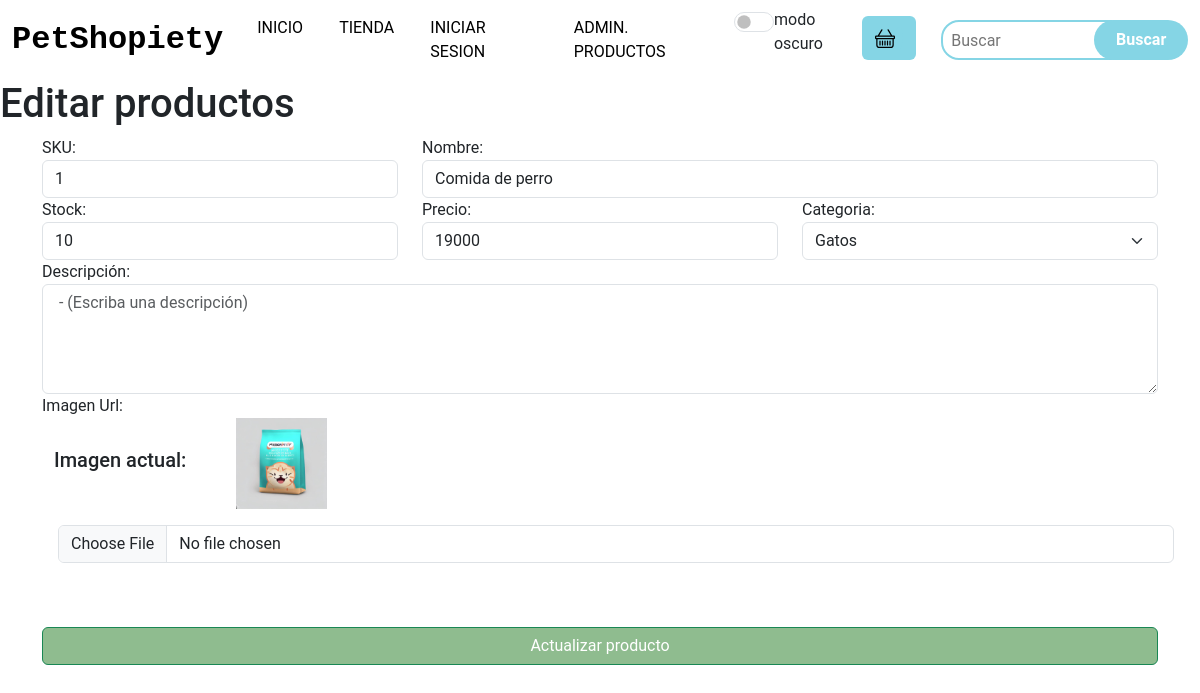
The app's page /editarProducto/1 with its own data.
### apps/PetShopiety/models.py (models this page shows, shortened)
class Producto(models.Model):
    sku = models.IntegerField(primary_key=True)
    nombre = models.CharField(max_length=50)
    stock = models.IntegerField()
    precio = models.IntegerField()
    descripcion = models.CharField(max_length=200)
    id_cat = models.ForeignKey(Categoria, on_delete=models.CASCADE)
    img_url = models.ImageField(upload_to='imagenesProducto')

class Categoria(models.Model):
    id_categoria = models.IntegerField(primary_key=True)
    nombre_categoria = models.CharField(max_length=100)

### apps/PetShopiety/views.py (the view)
# urls.py: path('editarProducto/<sku>', views.editarProducto),
def editarProducto(request, sku):
    categorias = Categoria.objects.all()
    productos = Producto.objects.get(sku=sku)
    return render(request, "editarProducto.html", {"prod": productos, "cate": categorias})

### apps/PetShopiety/templates/editarProducto.html (shortened to what this page needs)
<html lang="en">
{%load static%}
<head>
    <link href="https://cdn.jsdelivr.net/npm/bootstrap@5.3.0-alpha3/dist/css/bootstrap.min.css" rel="stylesheet"
 />
    <link rel="stylesheet" href="https://cdn.jsdelivr.net/npm/bootstrap-icons@1.10.5/font/bootstrap-icons.css">
    {% block head %}
    <link rel="stylesheet" href="{% static 'css/style.css' %}">
    {% endblock %}
</head>
<body>
    <nav class="navbar navbar-expand-lg">
        <div class="container-fluid">
            <a class="navbar-brand fw-bold" href="/">PetShopiety</a>
            <div class="collapse navbar-collapse" id="navbarSupportedContent">
                <ul class="navbar-nav m-auto mb-2 mb-lg-0">
                    <li class="nav-item">
                        <a class="nav-link active" href="/">Inicio</a>
                    </li>
                    <li class="nav-item">
                        <a class="nav-link" href="#">Tienda</a>
                    </li>
                    <li>
                        <a class="nav-link" href="/iniciar_sesion">Iniciar Sesion</a>
                    </li>
                    <li>
                        <a class="nav-link" href="/admin_productos">ADMIN. PRODUCTOS</a>
                    </li>
                    <li>
                        <div class="form-check form-switch">
                            <input type="checkbox" class="form-check-input" id="checkbox" onclick="setDarkMode()">
                            <label class="form-check-label" for="checkbox">modo oscuro</label>
                        </div>
                    </li>
                </ul>
                <div class="col-1 mb-1 ">
                    <button id="carrito" class="btn align-content-center" type="button" data-bs-toggle="offcanvas"
                        data-bs-target="#offcanvasScrolling" aria-controls="offcanvasScrolling">
                        <span id="cantidad-carrito" class="cantidad-carrito"></span>
                    </button>
                </div>
                <form class="d-flex" role="search">
                    <input class="px-2 search" type="search" placeholder="Buscar" aria-label="Buscar" />
                    <button class="btn0" type="submit">
                        Buscar
                    </button>
                </form>
            </div>
        </div>
    </nav>
    <h1>Editar productos</h1>
    <div class="container">
        <form action="/editarProductoForm/{{prod.sku}}" method="POST" enctype="multipart/form-data"> {% csrf_token %}
            <div class="row">
                <div class="col-md-4">
                    <label for="txtSku">SKU:</label>
                    <input readonly value="{{prod.sku}}" name="txtSku" id="txtSku" type="text" class="form-control">
                </div>
                <div class="col-md-8">
                    <label for="txtNombre">Nombre:</label>
                    <input value="{{prod.nombre}}" name="producto" id="txtNombre" type="text" class="form-control">
                </div>
                <div class="col-md-4">
                    <label for="txtStock">Stock:</label>
                    <input value="{{prod.stock}}" name="cantidad" id="txtStock" type="text" class="form-control">
                </div>
                <div class="col-md-4">
                    <label for="txtPrecio">Precio:</label>
                    <input value="{{prod.precio}}" name="precio" id="txtPrecio" type="text" class="form-control">
                </div>
                <div class="col-md-4">
                    <label for="cmbCategoria">Categoria:</label>
                    <select name="cmbCategoria" class="form-select" aria-label="Default select example">
                        {% for c in cate %}
                        <option value="{{c.id_categoria}}" {% if c.id_categoria == prod.id_cat.id_categoria %}selected {% endif %} >{{c.nombre_categoria}}</option>
                        {% endfor %}
                    </select>
                </div>
                <div class="col-md-12">
                    <label for="txtDescripcion">Descripción:</label>
                    <textarea name="descripcion" id="" class="form-control"
                        placeholder="{{prod.descripcion}} - (Escriba una descripción)" cols="30" rows="4"></textarea>
                </div>
                <div class="">
                    <label for="txtImg">Imagen Url:</label>
                    <div class="container d-flex align-items-center">
                        <h5 class="col-2">Imagen actual:</h5>
                        <img src="{{prod.img_url.url}}" class="col-1" alt="">
                    </div>
                    <input value="{{prod.img_url}}" name="img" id="txtImg" type="file" class="form-control m-3">
                </div>
            </div>
            <button style="background-color: darkseagreen;" class="btn btn-success mt-5 w-100">Actualizar
                producto</button>
        </form>
    </div>
</body>
</html>

### apps/PetShopiety/static/css/style.css (style rules this page uses)
input.error, select, textarea { border: 1px solid darkred; }
* { padding: 0; margin: 0; box-sizing: border-box; font-family: 'Roboto', sans-serif; box-sizing: border-box; }
.navbar-brand { font-size: 2rem; font-family: 'Source Code Pro', monospace; color: black; }
.nav-link { margin: 0 10px 0 10px; color: black; text-transform: uppercase; }
.search { height: 40px; width: 80%; border-radius: 18px; outline: none; border: 2px solid rgb(133, 213, 229); margin-right: -35px; }
.cantidad-carrito { background-color: rgb(133, 213, 229); color: white; border-radius: 50%; font-size: 12px; padding: 4px; }
.btn0 { height: 40px; width: 40%; outline: none; border: none; background-color: rgb(133, 213, 229); color: white; border-radius: 20px; font-weight: 700; }
.btn { background-color: rgb(133, 213, 229); }
#checkbox { width: 40px; height: 20px; cursor: pointer; }

### records on screen
Producto: txtSku "1", producto "Comida de perro", cantidad "10", precio "19000", cmbCategoria "Gatos", descripcion "- (Escriba una descripción)", img_url (picture)
